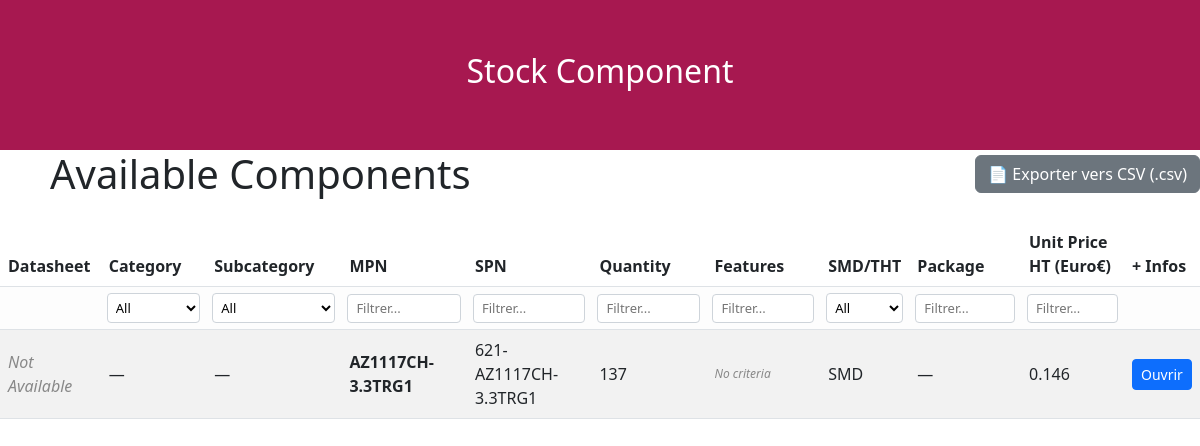
The page /component/ on the database as committed earlier.
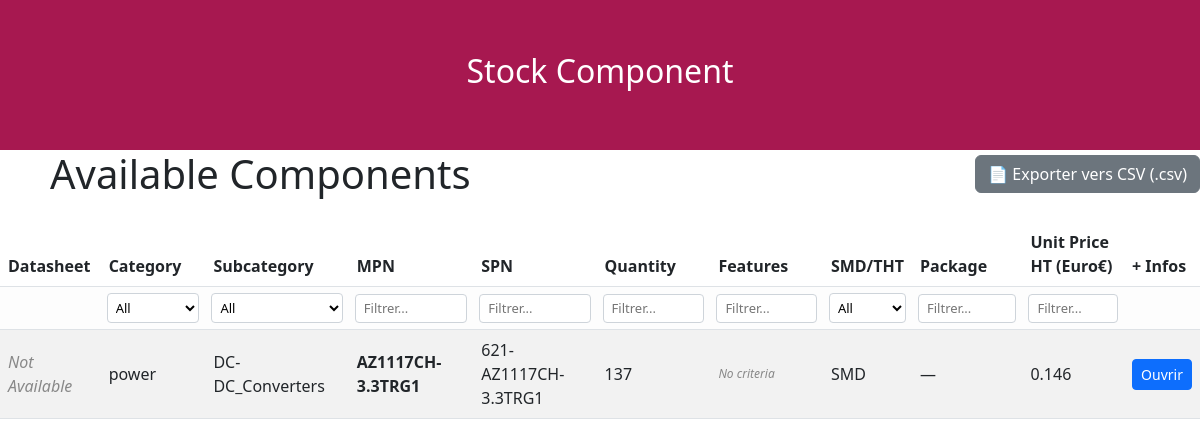
The same page on the database as committed later.
### rfid_reader_app/models.py (models this page shows, shortened)
class Component(models.Model):
    SMD_THT_CHOICES = [
        ('SMD', 'SMD'),
        ('THT', 'THT'),
        ('other', 'Other'),
    ]
    mpn         = models.CharField(max_length=100)
    spn         = models.CharField(max_length=100, blank=True)
    quantity    = models.IntegerField(default=0)
    smd_or_tht     = models.CharField(max_length=10,choices=SMD_THT_CHOICES,default='SMD')
    package     = models.ForeignKey(Package, on_delete=models.SET_NULL,null=True, blank=True,related_name='components')
    category    = models.ForeignKey(Category, on_delete=models.SET_NULL,null=True, blank=True,related_name='components')
    subcategory = models.ForeignKey(Subcategory, on_delete=models.SET_NULL,null=True, blank=True,related_name='components')
    datasheet_url = models.CharField(max_length=1000,blank=True)
    unit_price_ht = models.FloatField(default=0.0)

class Category(models.Model):
    name = models.CharField(max_length=100)

class Subcategory(models.Model):
    category = models.ForeignKey(Category, on_delete=models.CASCADE,related_name='subcategories')
    name = models.CharField(max_length=100)

### rfid_reader_app/views.py (the view)
# urls.py: path('component/', component_list, name='component_list'),
def component_list(request):
    components = Component.objects.all().select_related(
        'category', 'subcategory', 'package'
    ).order_by('-id')
    categories = Category.objects.all()
    subcategories = Subcategory.objects.all()
    return render(request, 'component_list.html', {
        'components': components,
        'categories': categories,
        'subcategories': subcategories,
    })

### rfid_reader_app/templates/component_list.html (shortened to what the changed rows need)
<!DOCTYPE html>
<html>
<head>
</head>
<body>
    <div class="rectangle-haut">
        <h2>Stock Component</h2>
    </div>
</body>
<head>
    <link href="https://cdn.jsdelivr.net/npm/bootstrap@5.3.0/dist/css/bootstrap.min.css" rel="stylesheet">
</head>
<body>
	<div class="d-flex justify-content-between align-items-center mb-4">
		<h1 class="m-0" style="font-size: 2.5rem; font-weight: 500;margin-left: 50px !important;">Available Components</h1>
	</div>
        <table class="table table-striped align-middle" id="componentTable">
            <thead>
                <tr>
                    <th>Datasheet</th>
                    <th>Category</th>
                    <th>Subcategory</th>
                    <th>MPN</th>
                    <th>SPN</th>
                    <th>Quantity</th>
                    <th>Features</th>
                    <th>SMD/THT</th>
                    <th>Package</th>
                    <th>Unit Price HT (Euro€)</th>
                    <th>+ Infos</th>
                </tr>
                <tr class="search-row">
                    <th></th>
					<th>
						<select class="search-select" data-col="1">
							<option value="">All</option>
						</select>
					</th>
					<th>
						<select class="search-select" data-col="2">
							<option value="">All</option>
						</select>
					</th>
                    <th><input type="text" class="search-input" data-col="3" placeholder="Filtrer..."></th>
                    <th><input type="text" class="search-input" data-col="4" placeholder="Filtrer..."></th>
                    <th><input type="text" class="search-input" data-col="5" placeholder="Filtrer..."></th>
                    <th><input type="text" class="search-input" data-col="6" placeholder="Filtrer..."></th>
                    <th>
						<select class="search-select" data-col="7">
							<option value="">All</option>
						</select>
					</th>
                    <th><input type="text" class="search-input" data-col="8" placeholder="Filtrer..."></th>
                    <th><input type="text" class="search-input" data-col="9" placeholder="Filtrer..."></th>
                    <th></th> </tr>
            </thead>
            <tbody>
                {% for component in components %}
                <tr>
                    <td>
                        {% if component.datasheet_url %}
                            <a href="{{ component.datasheet_url }}" target="_blank" style="color: #007bff; text-decoration: underline;">
                                Available
                            </a>
                        {% elif mouser_data.datasheet %}
                            <a href="{{ mouser_data.datasheet }}" target="_blank" style="color: #007bff; text-decoration: underline;">
                                Voir la datasheet (Mouser)
                            </a>
                        {% else %}
                            <span style="color: #888; font-style: italic;">Not Available</span>
                        {% endif %}
                    </td>
                    <td>
                        {% if component.category %}
                            {{ component.category.name }}
                        {% else %}
                            —
                        {% endif %}
                    </td>
                    <td>
                        {% if component.subcategory %}
                            {{ component.subcategory.name }}
                        {% else %}
                            —
                        {% endif %}
                    </td>
                    <td><strong>{{ component.mpn }}</strong></td>
                    <td>{{ component.spn|default:"—" }}</td>
                    <td>{{ component.quantity }}</td>
                    <td>
                        <ul style="list-style-type: none; padding-left: 0; margin: 0; font-size: 12px;">
                            {% for comp_criteria in component.criterias.all %}
                                <li>
                                    <strong>{{ comp_criteria.criteria.criteria }} :</strong>
                                    {{ comp_criteria.value }}
                                    {% if comp_criteria.criteria.unit %}
                                        {{ comp_criteria.criteria.unit }}
                                    {% endif %}
                                </li>
                            {% empty %}
                                <li style="color: #888; font-style: italic;">No criteria</li>
                            {% endfor %}
                        </ul>
                    </td>
                    <td>{{ component.smd_or_tht }}</td>
                    <td>
                        {% if component.package %}
                            {{ component.package.dimension }}
                        {% else %}
                            —
                        {% endif %}
                    </td>
                    <td>{{ component.unit_price_ht|default:"0.00" }}</td>
                    <td>
                        <a href="{% url 'component_detail' component.id %}" class="btn btn-sm btn-primary">
                            Ouvrir
                        </a>
                    </td>
                </tr>
                {% endfor %}
            </tbody>
        </table>
</body>
</html>

Rows that differ between the two databases and show on the page:
changed Component "AZ1117CH-3.3TRG1": category.name (not shown) → "power"; subcategory.name (not shown) → "DC-DC_Converters"; no longer shows "—"
